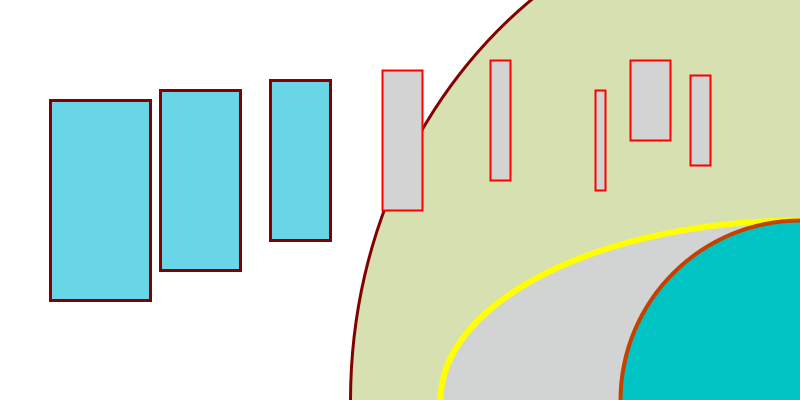
Frame 1 (no input)
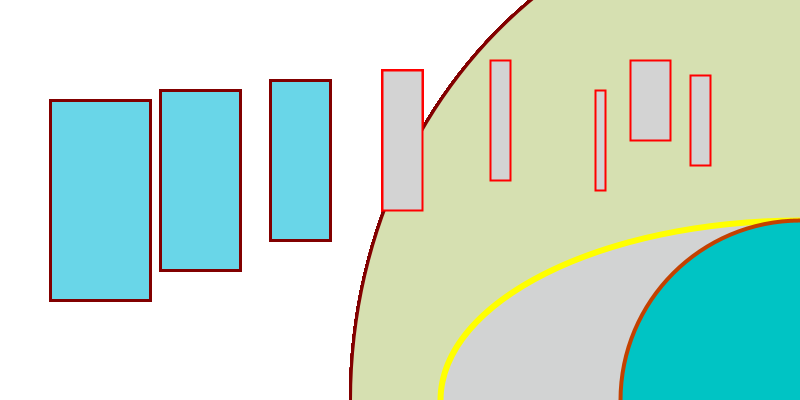
Frame 60 (the mouse pressed at the canvas centre just before this capture)
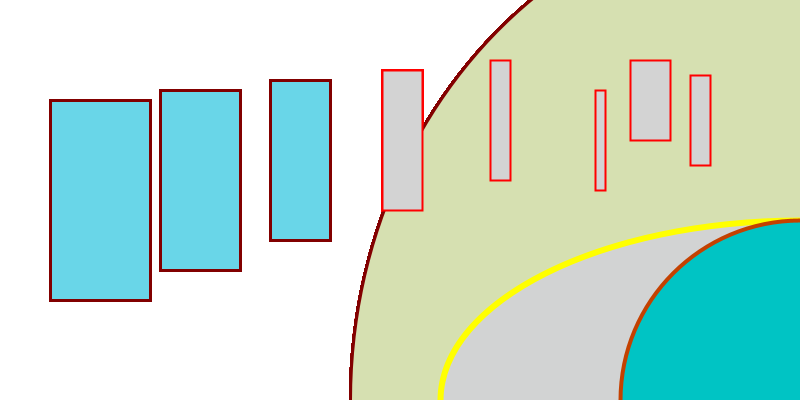
Frame 120 (the mouse held since frame 60 and released just before this capture)

The Processing sketch that drew these frames (run headless with seeded random() and noise(); from frame 60 on, the mouse is pressed at the canvas centre):

// Processing sketch: processing_111801
// ── processing_111801.pde

//Hello World
//Test 001 [Date:20130925] Wayne Lin
//e-mail:ration.Lin@gmail.com


void setup() {
  size (800, 400);
  smooth();
  background(255, 255, 255);
}

void draw() {
  //color & Weight
  stroke (130, 0, 0);
  strokeWeight(3);
  
  rectMode(CENTER);
  
  fill (105, 214, 232);
  rect (100, 200, 100, 200);
  rect (200, 180,  80, 180);
  rect (300, 160,  60, 160);
  
  
  ellipseMode(CENTER);
  
  fill (214, 224, 177);
  ellipse (800, 400, 900, 1000);
  
  stroke (255, 255, 0);
  strokeWeight(6);
  
  fill (210, 211, 211);
  ellipse (800, 400, 720, 360);
  
  stroke (196, 65, 0);
  strokeWeight(4);
  
  fill (0, 196, 196);
  ellipse (800, 400, 360, 360);
  
  rectMode(CENTER);
  stroke (255, 0, 0);
  strokeWeight(2);
  fill (211, 211, 211);
  
  rect (402, 140,  40, 140);
  rect (500, 120,  20, 120);
  rect (600, 140,  10, 100);
  rect (700, 120,  20,  90);
  rect (650, 100,  40,  80);
}
